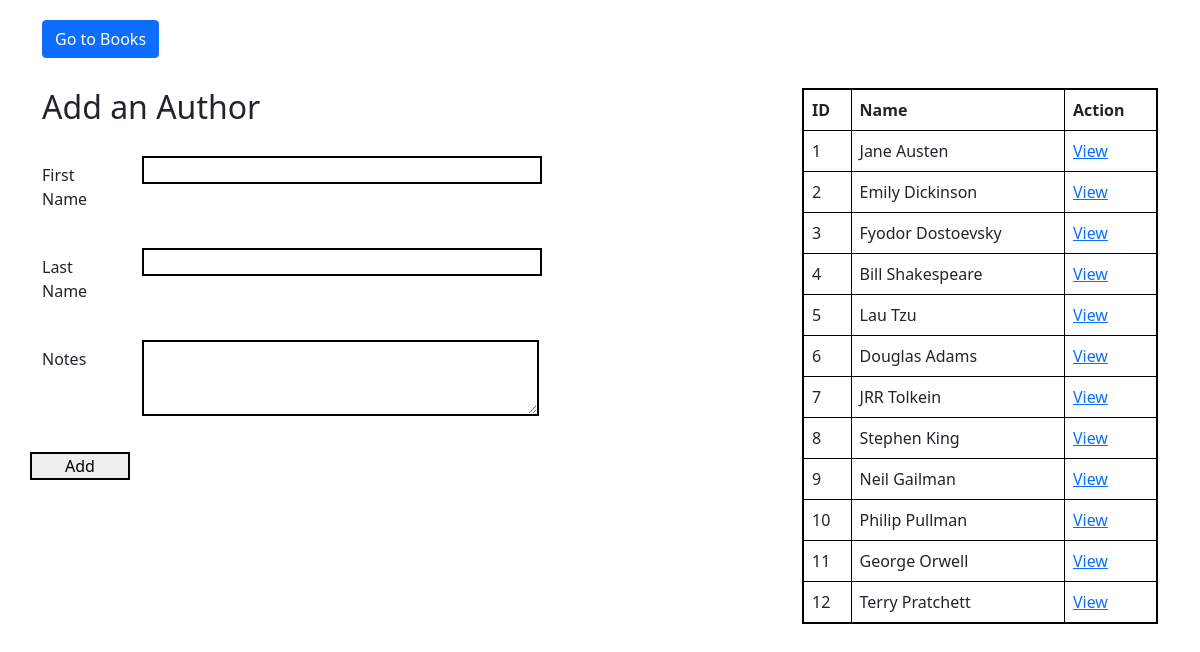
The app's page /authors with its own data.
### books_authors_app/models.py (models this page shows)
class Authors(models.Model):
    first_name = models.CharField(max_length=45)
    last_name = models.CharField(max_length=45)
    book = models.ManyToManyField(Books, related_name= "books")
    notes = models.TextField(null=True)
    created_at = models.DateTimeField(auto_now_add=True)
    updated_at = models.DateTimeField(auto_now=True)

### books_authors_app/views.py (the view)
# urls.py: path('authors',views.authors),
def authors(request):
    context = {
        "all_authors": Authors.objects.all(),
    }
    return render(request, 'authors.html', context)

### books_authors_app/templates/authors.html (shortened to what this page needs)
<!DOCTYPE html>
<html lang= "en">
    <head>
        {% load static %}
        <link href="https://cdn.jsdelivr.net/npm/bootstrap@5.0.0-beta1/dist/css/bootstrap.min.css" rel="stylesheet">
        <link rel="stylesheet" href="{% static 'css/style.css' %}">
    </head>
    <div class="container">
        <body>
            <div class="col-sm-2">
                <a href="/" class="btn btn-primary">Go to Books</a>
            </div>
            <div class= "row">
                <form class = "form-group" action='/newauthor' method='post'>
                        <h2>Add an Author</h2>
                        <div class= "form-group row">
                            <label for="firstname" class= "col-sm-2 col-form-label">First Name</label>
                            <div class= "col-sm-10">
                                <input type= "text" name="firstname">
                            </div>
                        </div>
                        <div class= "form-group row">
                            <label for="lastname" class= "col-sm-2 col-form-label">Last Name</label>
                            <div class= "col-sm-10">
                                <input type= "text" name="lastname">
                            </div>
                        </div>
                        <div class= "form-group row">
                            <label for= "notes" class= "col-sm-2 col-form-label">Notes</label>
                            <div class= "col-sm-10">
                                <textarea class="col-sm-10" rows='3' name="notes"></textarea>
                            </div>
                        </div>
                        <div class= "form-group row">
                            <input class="col-sm-2" type="submit" value="Add">
                        </div>
                </form>
                <div class="col-sm-4">
                    <table class="table table-bordered">
                        <tr>
                            <th>ID</th>
                            <th>Name</th>
                            <th>Action</th>
                        </tr>
                        {% for authors in all_authors %}
                        <tr>
                            <td>{{authors.id}}</td>
                            <td>{{authors.first_name}} {{authors.last_name}}</td>
                            <td><a href="/author_info/{{authors.id}}">View</a></td>
                        </tr>
                        {% endfor %}
                    </table>
                </div>
            </div>
        </body>
    </div>
</html>

### books_authors_app/static/css/style.css (style rules this page uses)
* { margin: 0; padding: 0; }
.container { padding-top: 20px; }
.row { display: flex; justify-content: space-between; margin-top: 30px; }
.form-group { width: 600px; margin-right: 30px; }
input { width: 400px; border: 2px solid black; }
textarea { border: 2px solid black; }
.table { border: 2px solid black; }

### records on screen
Authors: id "1", first_name "Jane", last_name "Austen"
Authors: id "2", first_name "Emily", last_name "Dickinson"
Authors: id "3", first_name "Fyodor", last_name "Dostoevsky"
Authors: id "4", first_name "Bill", last_name "Shakespeare"
Authors: id "5", first_name "Lau", last_name "Tzu"
Authors: id "6", first_name "Douglas", last_name "Adams"
Authors: id "7", first_name "JRR", last_name "Tolkein"
Authors: id "8", first_name "Stephen", last_name "King"
Authors: id "9", first_name "Neil", last_name "Gailman"
Authors: id "10", first_name "Philip", last_name "Pullman"
Authors: id "11", first_name "George", last_name "Orwell"
Authors: id "12", first_name "Terry", last_name "Pratchett"
